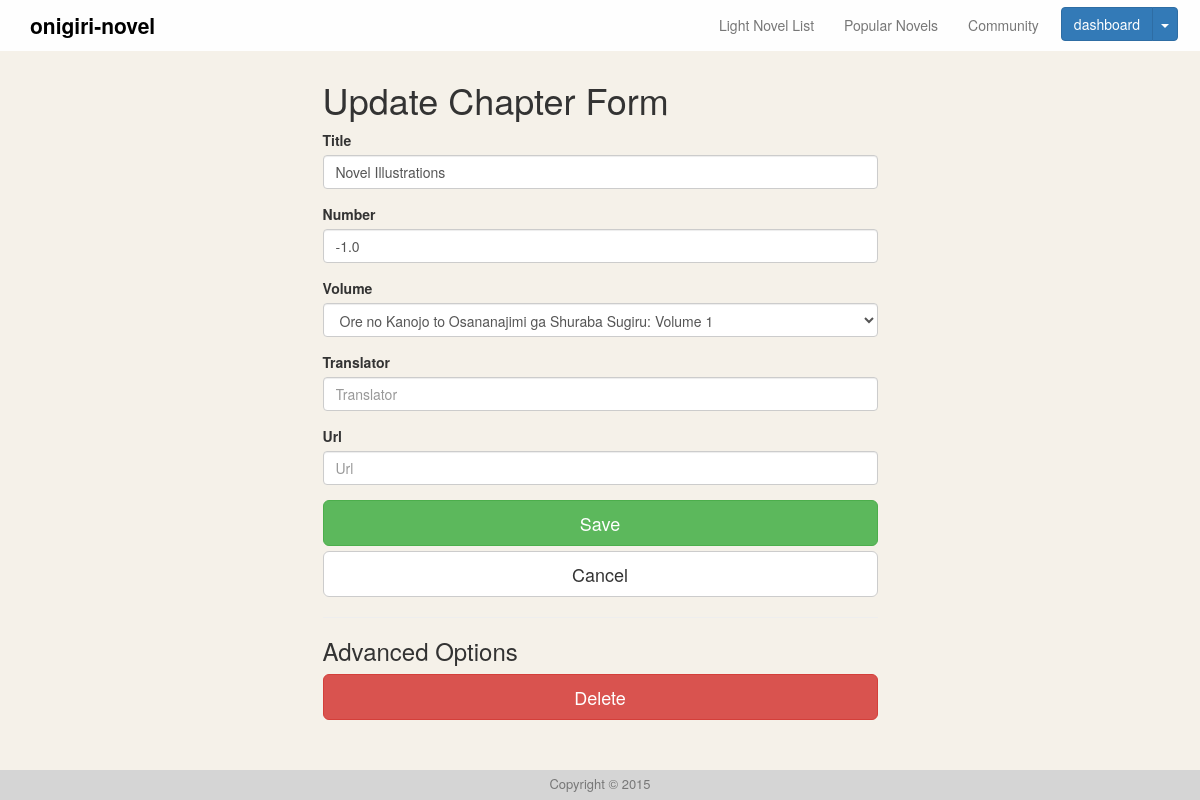
Before: /d/chapter/9/edit/ (signed in) with the older database file.
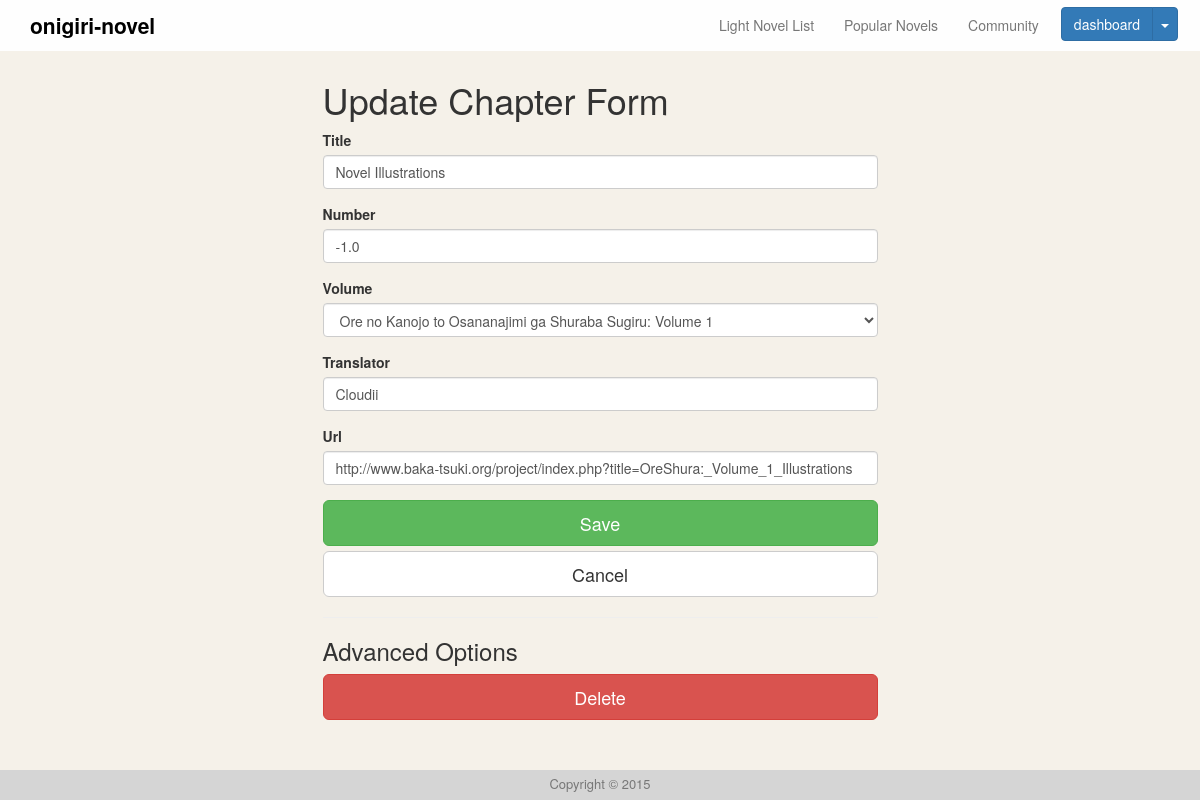
After: the same page with the newer database file.
### directory/models.py (models this page shows, shortened)
class Chapter(models.Model):
    title = models.CharField(max_length=200, default="")
    number = models.FloatField(null=True)
    volume = models.ForeignKey(Volume, null=True)
    translator = models.CharField(max_length=50, default="")
    url = models.URLField(null=True)
    class Meta:
        ordering = ['volume', 'number']

class Series(models.Model):
    author = models.CharField(max_length=50, default="", verbose_name="Series Author")
    artist = models.CharField(max_length=50, default="", blank=True, verbose_name="Series Illustrator")
    title = models.CharField(max_length=100, default="", verbose_name="Series Title")
    slug = models.SlugField(max_length=100, default="", unique=True)
    views = models.IntegerField(default=0)
    tags = models.ManyToManyField(Tags, blank=True)
    image = models.URLField(blank=True, null=True, verbose_name="Image URL")
    synopsis = models.TextField(blank=True, default="")
    def __unicode__(self):
        return self.title
    class Meta:
        ordering = ['slug']

class Volume(models.Model):
    title = models.CharField(max_length=100, default="")
    number = models.FloatField(null=True)
    series = models.ForeignKey(Series, null=True)
    image = models.URLField(blank=True)
    slug = models.SlugField(max_length=201, default="", unique=True)
    def __unicode__(self):
        return str(self.series) + ": " + self.title
    class Meta:
        unique_together = ('series', 'number')
        ordering = ['series', 'number']

### directory/views.py (the view)
# urls.py: url(r'^chapter/(?P<pk>\d+)/edit/$', ChapterUpdate.as_view(), name='chapter-update'),
class ChapterUpdate(UpdateView):
    model = Chapter
    template_name = "directory/form.html"
    fields = ['title', 'number', 'volume', 'translator', 'url']
    @method_decorator(login_required)
    def dispatch(self, *args, **kwargs):
        return super(ChapterUpdate, self).dispatch(*args, **kwargs)
    def get_context_data(self, **kwargs):
        context = super(ChapterUpdate, self).get_context_data(**kwargs)
        pk = super(ChapterUpdate, self).get_object().pk
        context['form_title'] = "Update Chapter Form"
        context['delete_view'] = reverse('chapter-delete', kwargs={'pk' : pk})
        return context

### templates/directory/form.html (shortened to what this page needs)
{% extends "includes/base.html" %}
{% load bootstrap3 %}
{% block content %}
    <div class="col-md-6 col-md-offset-3">
        <h1>{{ form_title }}</h1>
        <form action="" method="post">
            <fieldset>
                {% bootstrap_form form %}
                {% buttons %}
                <input type="submit" value="Save" class="btn btn-lg btn-success btn-block"/>
                <a href="{{ request.META.HTTP_REFERER }}" type="button" class="btn btn-lg btn-block btn-default">Cancel</a>
                {% endbuttons %}
            </fieldset>
            <hr>
            <h3>Advanced Options</h3>
            {% if delete_view %}
                <a href="{{ delete_view }}" type="button" class="btn btn-lg btn-block btn-danger">Delete</a>
            {% endif %}
        </form>
    </div>
{% endblock %}

Changed rows visible on the page:
changed Chapter "Ore no Kanojo to Osananajimi ga Shuraba Sugiru: Volume 1": translator (not shown) → "Cloudii"; url (not shown) → "http://www.baka-tsuki.org/project/index.php?title=OreShura:_Volume_1_Illustrations"
